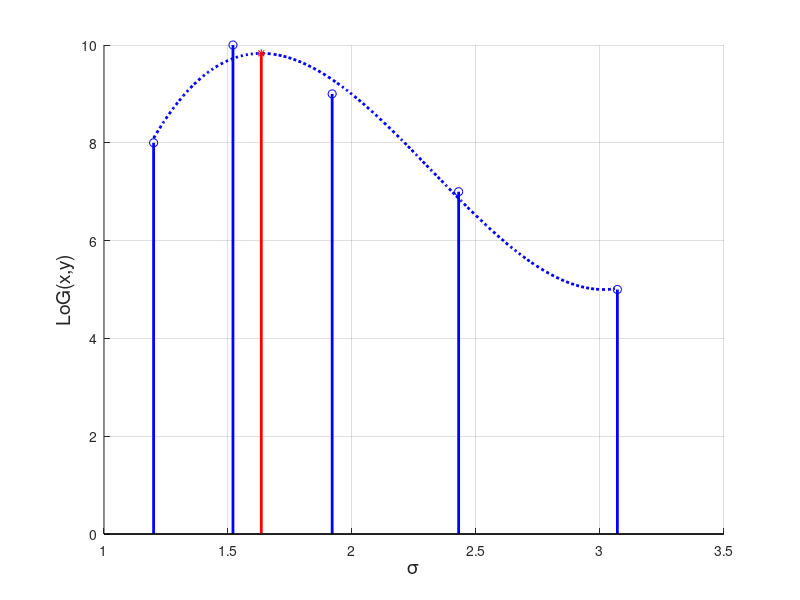

This chart was generated by the following MATLAB code: (Note: this script raises an error after producing the figure.)
function [x0, peak_response, y0, all_roots]=alpFit_chris(x, y, dbg)
if nargin==0
    close all;
    clear all;
    dbg=1;
%     x=[1.20 1.52 1.92 2.43 3.07]; y=[10 14 13 9 6];
%     x=[1.20 1.52 1.92 2.43 3.07]; y=[18 14 13 9 5];
    x=[1.20 1.52 1.92 2.43 3.07]; y=[8 10 9 7 5];
else
    dbg=0;
end

[p, s]=polyfit(x, y, 3); % y = a*x^3 + b*x^2 + c*x +d
delta=0.02;
x_ = [x(1):delta:x(end)];
fx_plot = polyval(p, x_);

dp = [3*p(1), 2*p(2), p(3)];
all_roots = roots(dp);
fx = polyval(p, all_roots);
[peak_response, indx] = max(fx);
x0 = all_roots(indx);

% check the first and 2nd order of diff:
y0  = 3*p(1)*x0^2 + 2*p(2)*x0 + p(3);
y0_ = 6*p(1)*x0 + 2*p(2);
if (dbg)
    % analytical solution: critical point
    x1 = (-2*p(2)-sqrt(4*p(2)*p(2)-12*p(1)*p(3)))/6*p(1); 
    x2 = (-2*p(2)+sqrt(4*p(2)*p(2)-12*p(1)*p(3)))/6*p(1);
end

if (dbg)
    figure(41); hold on; grid on; stem(x, y, 'ob', 'LineWidth', 2);
    plot(x_, fx_plot, ':b', 'LineWidth', 2); stem(x0, peak_response, '*r', 'LineWidth', 2); %
    xlabel('\sigma', 'FontSize', 14); ylabel('LoG(x,y)', 'FontSize', 14);
    ax = gca;
    ax.FontSize = 14;  % Set the desired font size
    fig = gcf;
    exportgraphics(fig, 'alphfit_Chris.png');
    % return
    
    figure(42); subplot(1,2,1); hold on; grid on; stem(x, y, 'ob');
    plot(x_, fx_plot, ':b'); stem(x0, peak_response, '*r');
    %title('LoG response');
    xlabel('\sigma', 'FontSize', 16); ylabel('LoG(x,y)', 'FontSize', 14);
    
    subplot(1,2,2); hold on; grid on; 
    plot(x_, 3*p(1)*x_.^2 + 2*p(2)*x_ + p(3), ':b'); plot(x0, y0, '*r');
    %title('LoG response diff');
    xlabel('\sigma', 'FontSize', 16); ylabel('Value', 'FontSize', 14);
end  
return;
